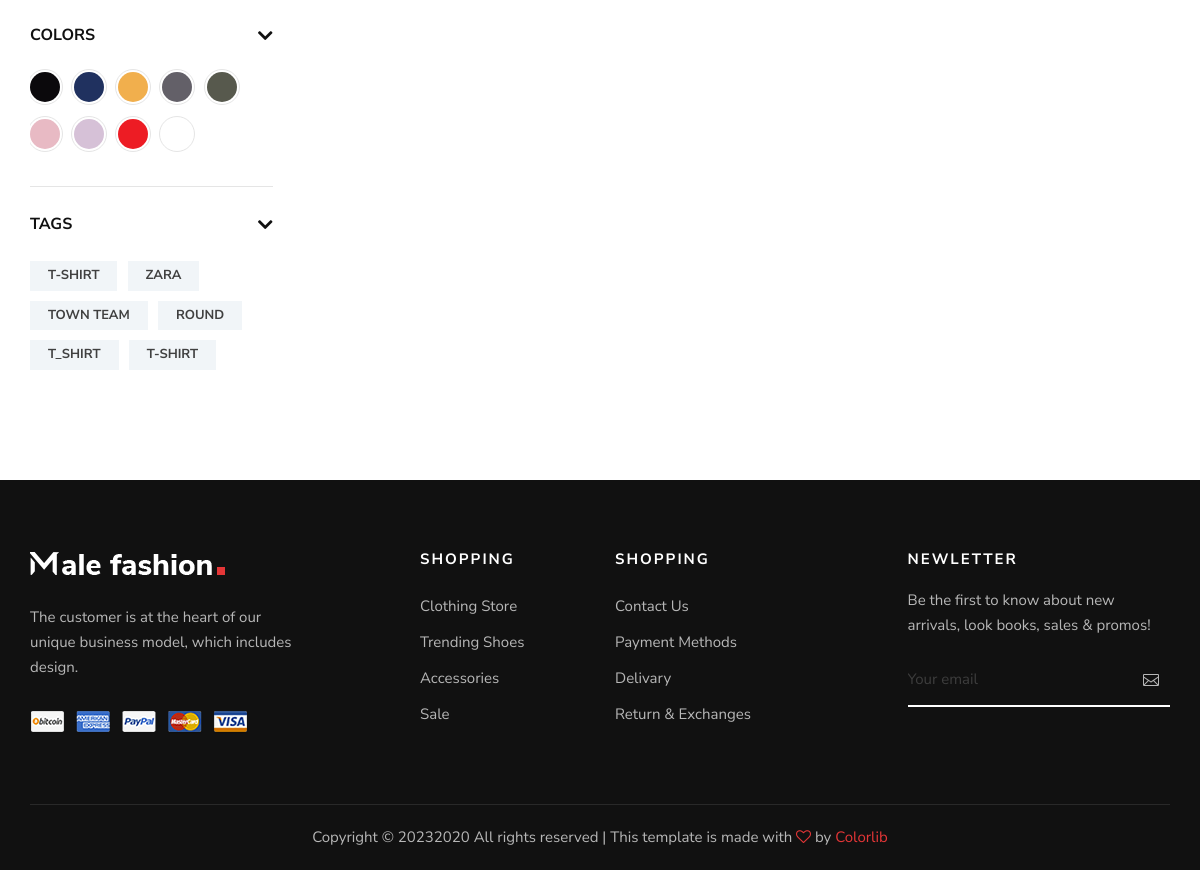
/store/ (lower part), run on an earlier commit of the app's database.
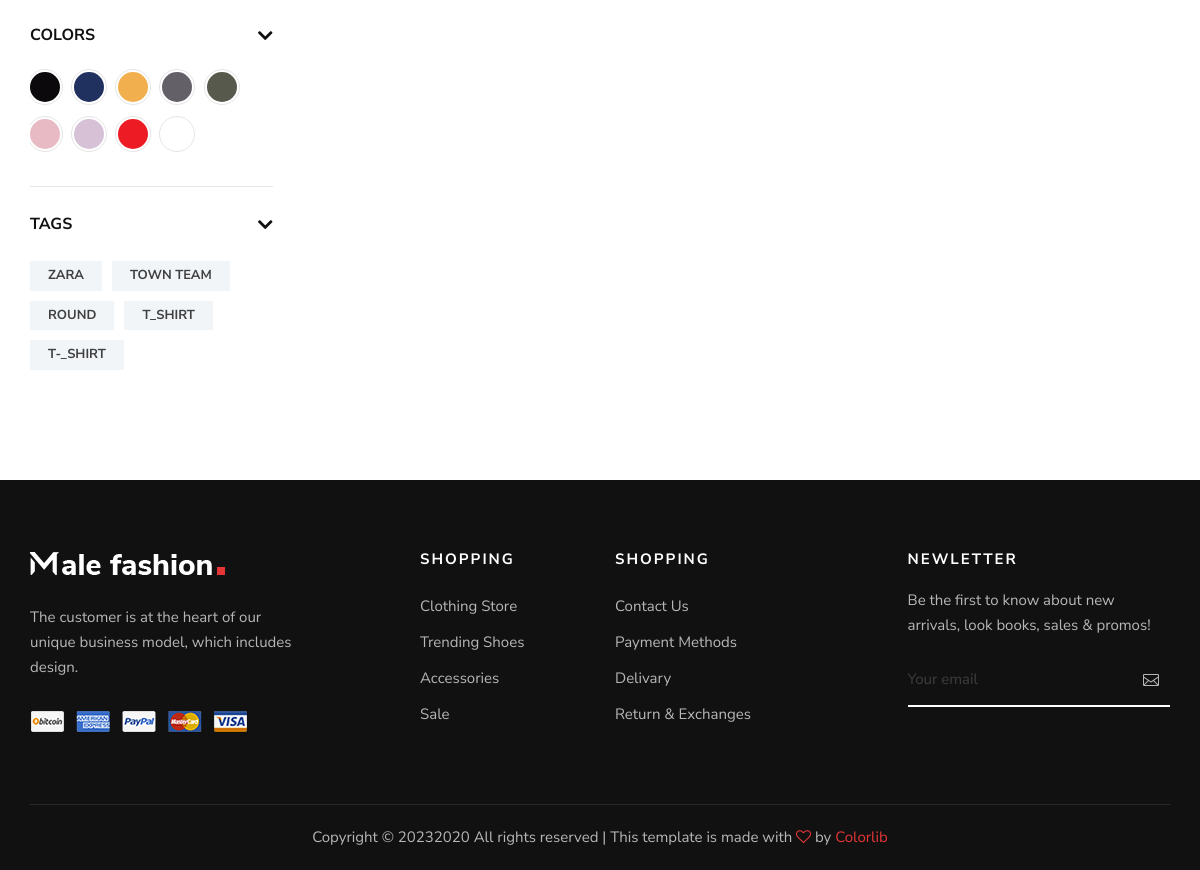
And on a later commit of the database.
### store/views.py (the view)
# urls.py: path('store/' , include('store.urls')),
def store(request , category_slug=None):
    categories = None
    products = None
    if category_slug != None:
        categories = get_object_or_404(Category, slug=category_slug)
        products = Product.objects.filter(category=categories, is_available=True)
        paginator = Paginator(products, 12)  # Show 25 contacts per page.
        page_number = request.GET.get("page")
        page_obj = paginator.get_page(page_number)
        product_count = products.count()
    else:
        products = Product.objects.all().filter(is_available=True).order_by('id')
        paginator = Paginator(products,2)  # Show 25 contacts per page.
        page_number = request.GET.get("page")
        page_obj = paginator.get_page(page_number)
        product_count = products.count()
    product = Product.objects.all().filter(is_available=True).order_by('id')
    all_product_count = product.count()
    tags = Tag.objects.all()
    context = {
        'products':page_obj,
        'product_count': product_count,
        'all_product_count':all_product_count,
        'tags':tags,
    }
    return render(request , 'product/store.html' , context)

### category/category_context.py (called while the page is built)
def menu_links(request):
    links = Category.objects.all().annotate(products_count=Count('product'))[:10]
    return dict(links=links)

### category/models.py (called while the page is built)
    def get_url(self):
        return reverse('product_by_category',args=[self.slug])

    def __str__(self):
        return str(self.category_name)

### store/models.py (called while the page is built)
    def get_absolute_url(self):
        return reverse("product_detail", args=[self.category.slug ,self.slug])

    def __str__(self):
        return self.name

### store/templates/product/store.html (shortened to what this page needs)
{% extends "base.html" %}
{% load static %}
{% block content %}
<section class="shop spad">
    <div class="container">
        <div class="row">
            <div class="col-lg-3">
                <div class="shop__sidebar">
                    <div class="shop__sidebar__accordion">
                        <div class="accordion" id="accordionExample">
                            <div class="card">
                                <div class="card-heading">
                                    <a data-toggle="collapse" data-target="#collapseFive">Colors</a>
                                </div>
                                <div id="collapseFive" class="collapse show" data-parent="#accordionExample">
                                    <div class="card-body">
                                        <div class="shop__sidebar__color">
                                            <label class="c-1" for="sp-1">
                                            </label>
                                            <label class="c-2" for="sp-2">
                                            </label>
                                            <label class="c-3" for="sp-3">
                                            </label>
                                            <label class="c-4" for="sp-4">
                                            </label>
                                            <label class="c-5" for="sp-5">
                                            </label>
                                            <label class="c-6" for="sp-6">
                                            </label>
                                            <label class="c-7" for="sp-7">
                                            </label>
                                            <label class="c-8" for="sp-8">
                                            </label>
                                            <label class="c-9" for="sp-9">
                                            </label>
                                        </div>
                                    </div>
                                </div>
                            </div>
                            <div class="card">
                                <div class="card-heading">
                                    <a data-toggle="collapse" data-target="#collapseSix">Tags</a>
                                </div>
                                <div id="collapseSix" class="collapse show" data-parent="#accordionExample">
                                    <div class="card-body">
                                        <div class="shop__sidebar__tags">
                                            {% for tag in tags %}
                                            <a href="{% url 'product_by_tags' tag%}">{{tag}}</a>
                                            {% endfor %}
                                        </div>
                                    </div>
                                </div>
                            </div>
                        </div>
                    </div>
                </div>
            </div>
            <div class="col-lg-9">
            </div>
        </div>
    </div>
</section>
{% endblock content %}

What changed in the data, as far as the page shows it:
removed Tag: name "T-SHIRT"
removed Tag: name "T-SHIRT"
added Tag: name "T-_SHIRT"
